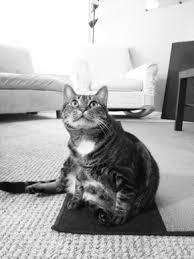
#> input picture data/zophie.jpg, 194 x 259 px
$ python zoophie.py
#> lines starting #> are read from the running program, lines starting #| are printed output that depends on the picture
from PIL import Image
import subprocess
import os

catIm = Image.open('data/zophie.jpg')
#> catIm is the input picture: PIL image 194x259 RGB; min 0, max 255, mean 170.8
print(catIm.size)
#| (194, 259)
width, height = catIm.size
#> width = 194; height = 259
print(width)
#| 194
print(height)
#| 259


print(catIm.filename)
#| data/zophie.jpg
print(catIm.format)
#| JPEG
print(catIm.format_description)
#| JPEG (ISO 10918)
catIm.save('data/zoophie.png')

catIm.crop((50,75,75,100)).save('data/zoophie_crop.png')
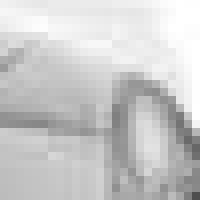
#> saved as zoophie_crop.png: PIL image 25x25 RGB (shown 8 times larger); min 78, max 255, mean 202


catIm.resize((width, height+300)).save('data/zoophie_svelt.png')
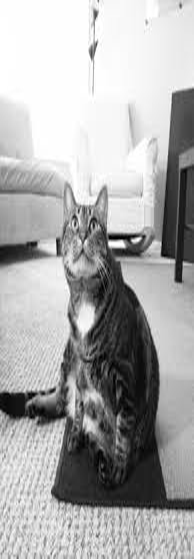
#> saved as zoophie_svelt.png: PIL image 194x559 RGB; min 0, max 255, mean 170.8

# Image.new('RGBA', (100,100), 'red').save('data/red_array.png')
